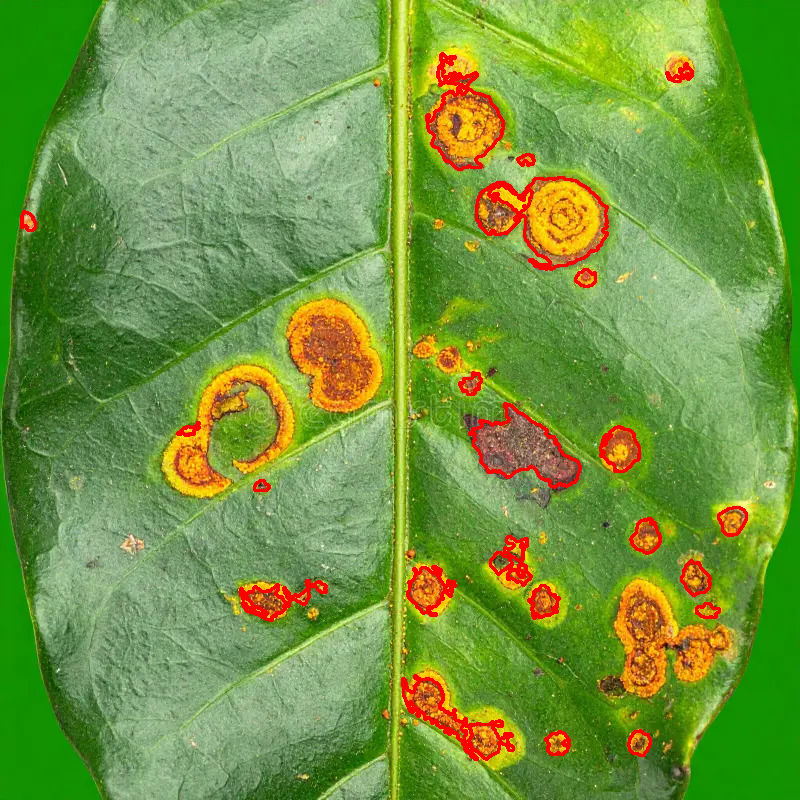
#> input picture training/coffee/coffee_lesion_contours_improved.png, 800 x 800 px
$ python test_lesion_red_contours.py
#> lines starting #> are read from the running program, lines starting #| are printed output that depends on the picture; after the words box and inside, x2 and y2 are one past the last pixel; in counts of white or black regions, pixels touching at a corner belong together

from pathlib import Path

import cv2
import numpy as np

BASE_DIR = Path(__file__).resolve().parent


def main():
    image_path = input(
        "Enter the path to your diseased coffee leaf image: "
    ).strip().strip('"').strip("'")
#> the answer given: coffee_lesion_contours_improved.png

    source_path = Path(image_path)
    if not source_path.is_file():
        raise FileNotFoundError(f"Image not found: {source_path}")

    image = cv2.imread(str(source_path))
#> image is the input picture: shape (800, 800, 3); mean B, G, R 64.2, 151, 115.8
    if image is None:
        raise ValueError("Could not read the input image.")

    hsv = cv2.cvtColor(image, cv2.COLOR_BGR2HSV)
#> hsv: shape (800, 800, 3); mean H, S, V 45.4, 155.8, 162.1

    # Detect saturated orange, brown-orange, and red candidates.
    orange = cv2.inRange(
        hsv,
        np.array([5, 85, 30]),
        np.array([27, 255, 245]),
    )
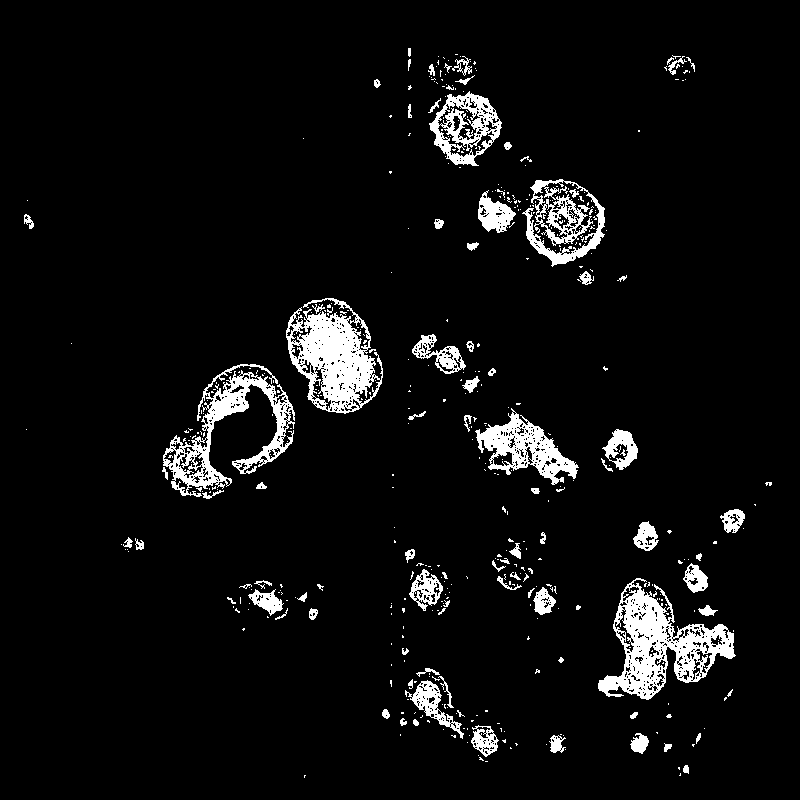
#> orange: shape (800, 800); 5.8% white; 464 white regions (376 under 20 px), largest, box (x1, y1, x2, y2) and area: (598, 578, 736, 700) 6459, (286, 298, 383, 414) 5847, (163, 364, 295, 497) 4773
    red1 = cv2.inRange(
        hsv,
        np.array([0, 85, 30]),
        np.array([5, 255, 220]),
    )
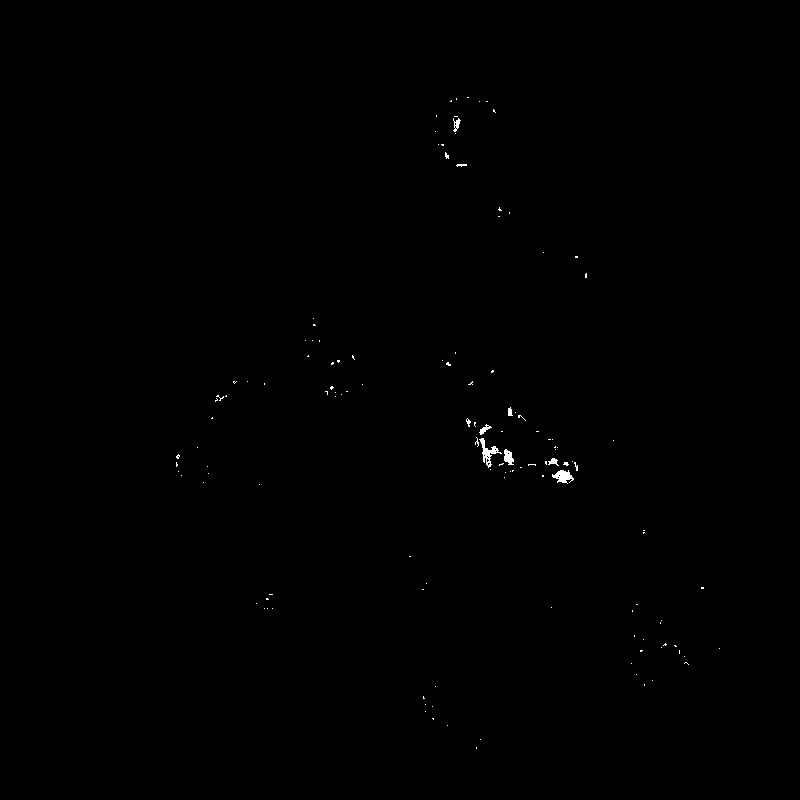
#> red1: shape (800, 800); 0.18% white; 130 white regions (121 under 20 px), largest, box (x1, y1, x2, y2) and area: (479, 438, 502, 468) 203, (552, 470, 574, 484) 175, (504, 449, 514, 465) 108
    red2 = cv2.inRange(
        hsv,
        np.array([170, 85, 30]),
        np.array([179, 255, 220]),
    )
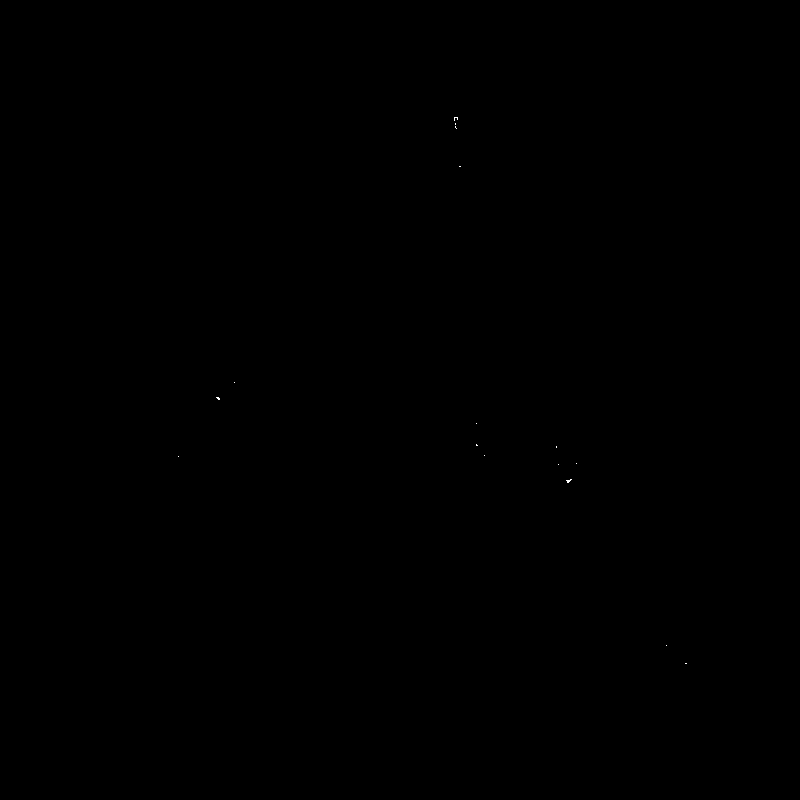
#> red2: shape (800, 800); 0.01% white in thin lines or dots, all inside (x1, y1, x2, y2) = (178, 117, 687, 664)

    mask = cv2.bitwise_or(orange, red1)
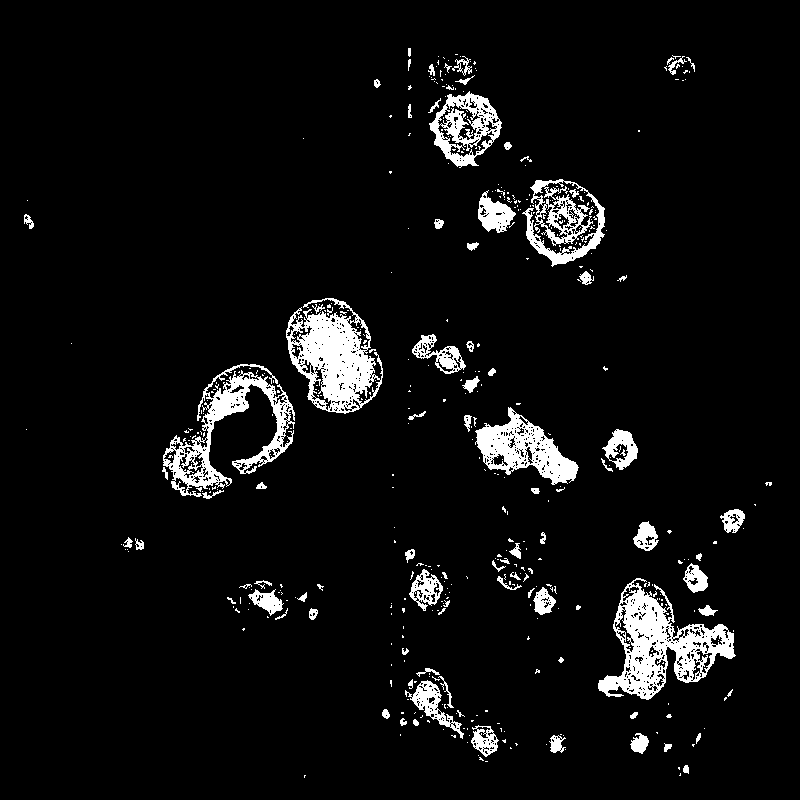
#> mask: shape (800, 800); 5.9% white; 455 white regions (367 under 20 px), largest, box (x1, y1, x2, y2) and area: (598, 578, 736, 700) 6488, (286, 298, 383, 414) 5869, (163, 364, 295, 497) 4813
    mask = cv2.bitwise_or(mask, red2)
#> mask: shape (800, 800); 5.9% white; 455 white regions (367 under 20 px), largest, box (x1, y1, x2, y2) and area: (598, 578, 736, 700) 6491, (286, 298, 383, 414) 5869, (163, 364, 295, 497) 4823

    # Remove isolated noise and close small gaps in candidate regions.
    kernel = cv2.getStructuringElement(
        cv2.MORPH_ELLIPSE, (3, 3)
    )
    mask = cv2.morphologyEx(
        mask, cv2.MORPH_OPEN, kernel
    )
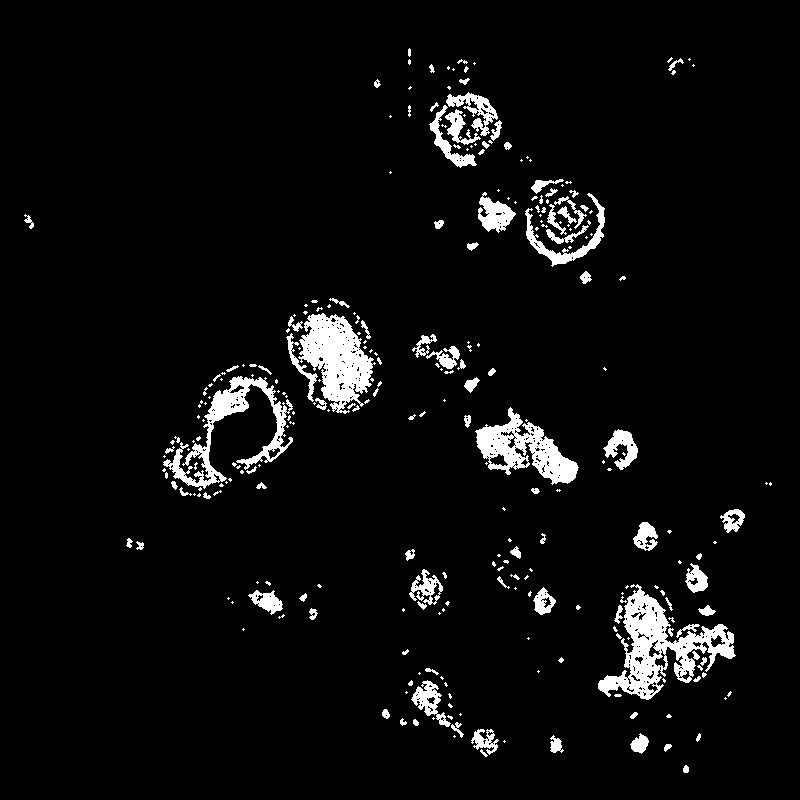
#> mask: shape (800, 800); 4.9% white; 282 white regions (171 under 20 px), largest, box (x1, y1, x2, y2) and area: (598, 584, 736, 700) 5304, (298, 313, 376, 414) 4253, (163, 376, 293, 489) 3377
    mask = cv2.morphologyEx(
        mask, cv2.MORPH_CLOSE, kernel
    )
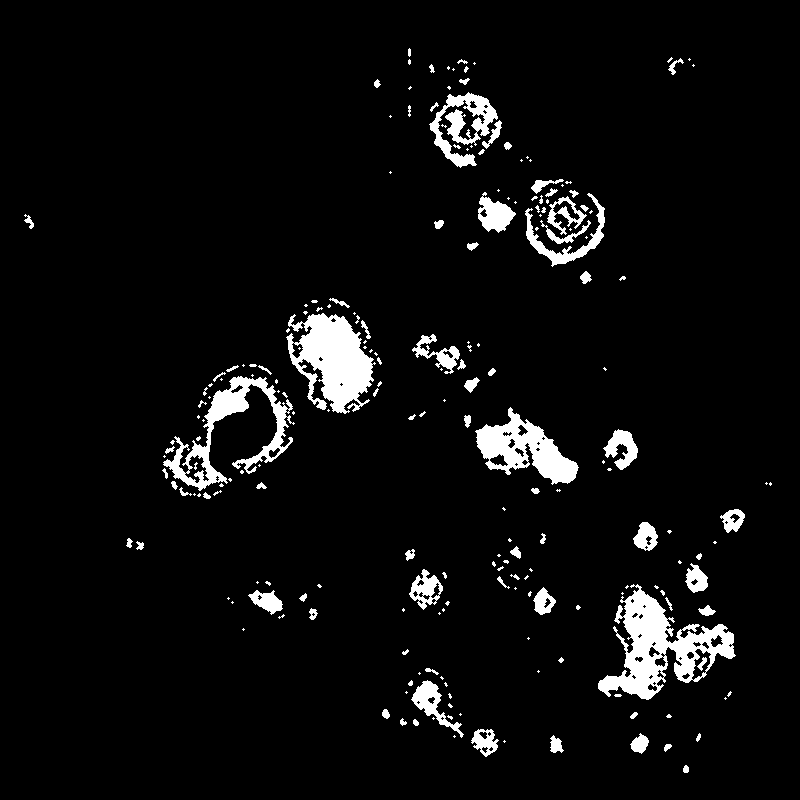
#> mask: shape (800, 800); 5.3% white; 217 white regions (127 under 20 px)

    contours, _ = cv2.findContours(
        mask,
        cv2.RETR_EXTERNAL,
        cv2.CHAIN_APPROX_SIMPLE,
    )
#> contours = 214 contours, 148 with area under 20; largest, box (x1, y1, x2, y2) and area: (598, 584, 736, 700) 6506, (286, 313, 376, 414) 5054, (163, 376, 295, 491) 3732, (475, 407, 579, 485) 3702, (429, 92, 498, 168) 1870

    output = image.copy()
    image_area = image.shape[0] * image.shape[1]
#> image_area = 640000

    # Filter out tiny fragments and unusually large regions.
    min_area = max(50, int(image_area * 0.00015))
#> min_area = 95
    max_area = int(image_area * 0.08)
#> max_area = 51200

    accepted = []

    for contour in contours:
        area = cv2.contourArea(contour)

        if area < min_area or area > max_area:
            continue

        x, y, w, h = cv2.boundingRect(contour)

        if w == 0 or h == 0:
            continue

        # Reject many long, narrow regions, including vein fragments.
        aspect_ratio = max(w / h, h / w)
        if aspect_ratio > 2.5:
            continue

        perimeter = cv2.arcLength(contour, True)
        if perimeter == 0:
            continue

        # Filter some thin or highly irregular colour fragments.
        circularity = (
            4 * np.pi * area / (perimeter * perimeter)
        )
        if circularity < 0.10:
            continue

        accepted.append(contour)
#> this loop made 214 passes
#> area on passes 1, 2, 9: 29, 29.5, 22.5
#> after the loop, accepted = 17 contours; largest, box (x1, y1, x2, y2) and area: (475, 407, 579, 485) 3702, (478, 192, 516, 233) 835, (411, 680, 464, 738) 806, (409, 569, 443, 610) 742, (603, 429, 638, 470) 660

    # Draw thin red contours on a copy, not the original image.
    cv2.drawContours(
        output,
        accepted,
        -1,
        (0, 0, 255),
        thickness=2,
    )
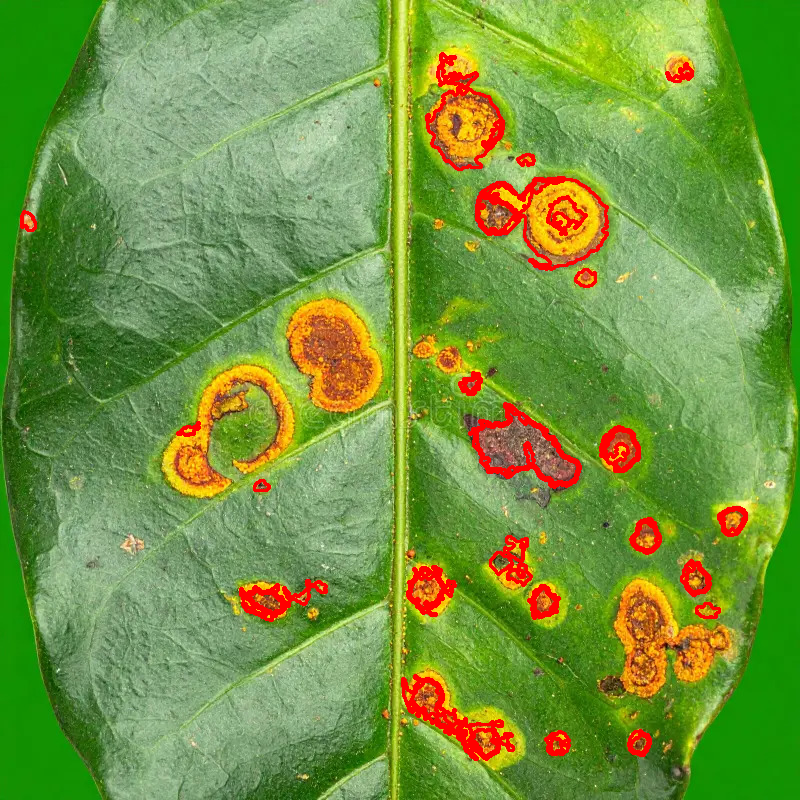
#> output: shape (800, 800, 3); 0.84% of pixels changed, all inside (x1, y1, x2, y2) = (248, 119, 745, 757)

    output_path = BASE_DIR / "coffee_lesion_contours_improved.png"

    if not cv2.imwrite(str(output_path), output):
        raise RuntimeError("Could not save the output image.")

    print("Candidate regions outlined:", len(accepted))
#| Candidate regions outlined: 17
    print("Output saved to:", output_path)
    print(
        "Note: colour-based candidates are not confirmed "
        "disease lesions."
    )


if __name__ == "__main__":
    main()
